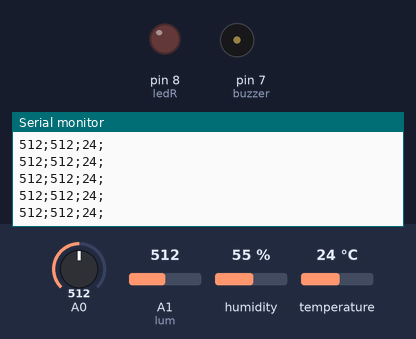
A sketch run on a simulated Arduino Uno, built with avr-gcc and run on an emulated ATmega328P. Parts: output pins drawn as LEDs (lit = HIGH), buzzer (waves = sounding, pin HIGH), the last lines printed to the serial monitor. Inputs (shaded band) come from the test bench; at power-on: A0 = 512, A1 (lum) = 512, humidity 55 %, temperature 24 °C.

Above: at 1.2 s.
1.3 s: A0 set to 111
At 1.9 s:
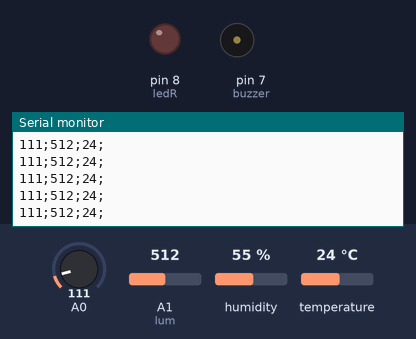
7.3 s: A0 set to 92
At 8.2 s:
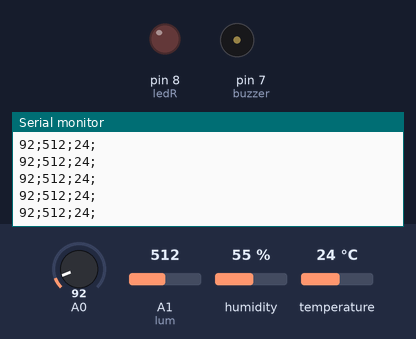
13.3 s: A1 (lum) set to 106
At 13.8 s:
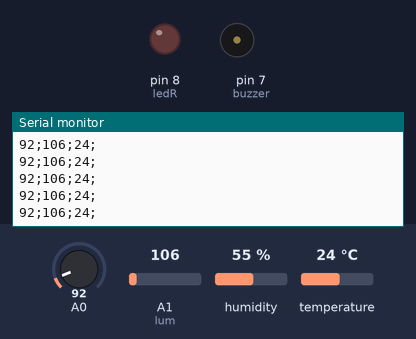
19.3 s: A1 (lum) set to 95
At 19.8 s:
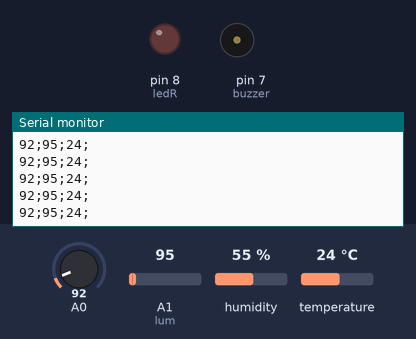
Timing chart, 0 to 22.3 s (numbered marks = the images above; inputs shaded):
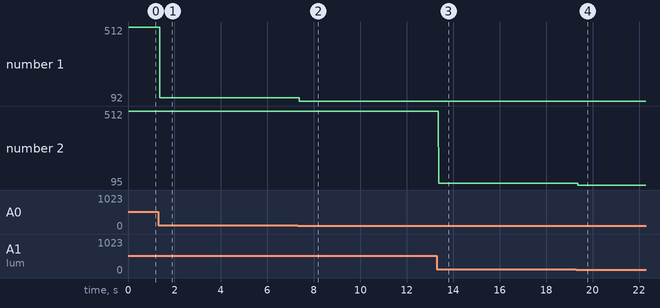

The sketch:

progetto_arduino.ino
```cpp
#include <DHT.h>
#include "DHT.h"

//definizione sensore umidità
int umiditySensorValue = 0;
//definizione fotoresistenza
const int lum = A1;
int luminosita = 0;
//definizione temperatura
int tempValue = 0;
int cent = 0;
//definizione led
#define ledR 8
#define buzzer 7
#define DHTPIN 12
#define DHTTYPE DHT11
DHT dht(DHTPIN, DHTTYPE);

//definizione variabili
int tempMax = 0;
int tempMin = 0;
int luceMax = 0;
int luceMin = 0;
int umMax = 0;
int umMin = 0;
String stato = " ";


void setup() {
  pinMode(ledR,OUTPUT);
  pinMode(buzzer,OUTPUT);
  pinMode(lum, INPUT);
  Serial.begin(9600);
}

void loop() {
  /*String c = "";
  c = leggiFino(';');
  if(c == "s")
  {
      leggiSeriale();
  }*/
  setVariabili();

  invioDati(umiditySensorValue,luminosita,tempValue);

  //controlloLuceEBuzzer();
}

void controlloLuceEBuzzer()
{
  if(umiditySensorValue<umMin || umiditySensorValue>umMax)
  {
    digitalWrite(ledR,HIGH);
    tone(buzzer,400);
  }else
  {
    digitalWrite(ledR,LOW);
    noTone(buzzer);
  }
  if(cent<tempMin || cent>tempMax)
  {
    digitalWrite(ledR,HIGH);
    tone(buzzer,400);
  }else
  {
    digitalWrite(ledR,LOW);
    noTone(buzzer);
  }
  if(lum<luceMin || lum>luceMax)
  {
    digitalWrite(ledR,HIGH);
    tone(buzzer,400);
  }else
  {
    digitalWrite(ledR,LOW);
    noTone(buzzer);
  }
}

void setVariabili()
{
  umiditySensorValue = VUmidita();
  luminosita = VLuminosita();
  tempValue = VTemp();
}

int VUmidita()
{
  int um = analogRead(A0);
  return um;
}

int VTemp()
{
  int t = dht.readTemperature();
  return t;
}

int VLuminosita()
{
  int val = 0;
  val = analogRead(lum);
  return val;
}

void invioDati(int umiditySensorValue, int lum, int cent)
{
  String csv = "";
  String u = String(umiditySensorValue);
  String l = String(lum);
  String t = String(cent);
  csv = u + ";" + l + ";" + t+ ";";
  Serial.println(csv);
}

void leggiSeriale()
{
  char term1 = '-';
  char term2 = ';';
  stato = leggiFino(term1);
  umMax = leggiFino(term1).toInt();
  umMin = leggiFino(term1).toInt();
  tempMax = leggiFino(term1).toInt();
  tempMin = leggiFino(term1).toInt();
  luceMax = leggiFino(term1).toInt();
  luceMin = leggiFino(term2).toInt();
}

String leggiFino(char terminatore)
{
  String r="";
  while(true)
  {
    if(Serial.available()>0)
    {
      char c= Serial.read();
      if(c==terminatore)
      {
        return r;
      }else{
        r += c;
      }
    }
  }
  return r;
}
```

Measured:
- after the input at 1.3 s, the serial monitor: prints a new line after 0.08 s (image 1)
- after the input at 7.3 s, the serial monitor: prints a new line after 0.08 s (image 2)
- after the input at 13.3 s, the serial monitor: prints a new line after 0.07 s (image 3)
- after the input at 19.3 s, the serial monitor: prints a new line after 0.07 s (image 4)
- plotted number 1: 512 → 111 after the input at 1.3 s, 111 → 92 after the input at 7.3 s
- plotted number 2: 512 → 106 after the input at 13.3 s, 106 → 95 after the input at 19.3 s
